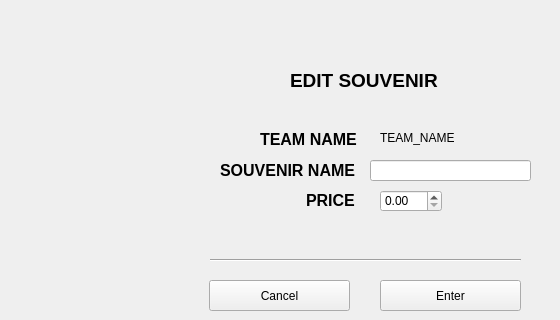
    <widget class="QWidget" name="editPage">
     <widget class="QPushButton" name="enterEditButton">
      <property name="geometry">
       <rect>
        <x>380</x>
        <y>280</y>
        <width>141</width>
        <height>31</height>
       </rect>
      </property>
      <property name="text">
       <string>Enter</string>
      </property>
     </widget>
     <widget class="QPushButton" name="cancelEditButton">
      <property name="geometry">
       <rect>
        <x>209</x>
        <y>280</y>
        <width>141</width>
        <height>31</height>
       </rect>
      </property>
      <property name="text">
       <string>Cancel</string>
      </property>
     </widget>
     <widget class="QLabel" name="priceTitle">
      <property name="geometry">
       <rect>
        <x>306</x>
        <y>190</y>
        <width>61</width>
        <height>21</height>
       </rect>
      </property>
      <property name="text">
       <string>&lt;html&gt;&lt;head/&gt;&lt;body&gt;&lt;p&gt;&lt;span style=&quot; font-size:12pt; font-weight:600;&quot;&gt;PRICE&lt;/span&gt;&lt;/p&gt;&lt;/body&gt;&lt;/html&gt;</string>
      </property>
     </widget>
     <widget class="QLabel" name="souvenirTitle_2">
      <property name="geometry">
       <rect>
        <x>220</x>
        <y>160</y>
        <width>151</width>
        <height>21</height>
       </rect>
      </property>
      <property name="text">
       <string>&lt;html&gt;&lt;head/&gt;&lt;body&gt;&lt;p&gt;&lt;span style=&quot; font-size:12pt; font-weight:600;&quot;&gt;SOUVENIR NAME&lt;/span&gt;&lt;/p&gt;&lt;/body&gt;&lt;/html&gt;</string>
      </property>
     </widget>
     <widget class="Line" name="line">
      <property name="geometry">
       <rect>
        <x>210</x>
        <y>250</y>
        <width>311</width>
        <height>21</height>
       </rect>
      </property>
      <property name="orientation">
       <enum>Qt::Horizontal</enum>
      </property>
     </widget>
     <widget class="QLabel" name="teamNameTitle">
      <property name="geometry">
       <rect>
        <x>260</x>
        <y>130</y>
        <width>111</width>
        <height>20</height>
       </rect>
      </property>
      <property name="text">
       <string>&lt;html&gt;&lt;head/&gt;&lt;body&gt;&lt;p&gt;&lt;span style=&quot; font-size:12pt; font-weight:600;&quot;&gt;TEAM NAME&lt;/span&gt;&lt;/p&gt;&lt;/body&gt;&lt;/html&gt;</string>
      </property>
     </widget>
     <widget class="QLabel" name="updateTeamLabel">
      <property name="geometry">
       <rect>
        <x>380</x>
        <y>130</y>
        <width>171</width>
        <height>16</height>
       </rect>
      </property>
      <property name="text">
       <string>TEAM_NAME</string>
      </property>
     </widget>
     <widget class="QDoubleSpinBox" name="enterPriceSpinBox">
      <property name="geometry">
       <rect>
        <x>380</x>
        <y>190</y>
        <width>62</width>
        <height>22</height>
       </rect>
      </property>
      <property name="maximum">
       <double>1000.000000000000000</double>
      </property>
     </widget>
     <widget class="QLineEdit" name="enterNameBox">
      <property name="geometry">
       <rect>
        <x>370</x>
        <y>160</y>
        <width>161</width>
        <height>21</height>
       </rect>
      </property>
     </widget>
     <widget class="QLabel" name="label_20">
      <property name="geometry">
       <rect>
        <x>290</x>
        <y>60</y>
        <width>221</width>
        <height>41</height>
       </rect>
      </property>
      <property name="text">
       <string>&lt;html&gt;&lt;head/&gt;&lt;body&gt;&lt;p&gt;&lt;span style=&quot; font-size:14pt; font-weight:600;&quot;&gt;EDIT SOUVENIR&lt;/span&gt;&lt;/p&gt;&lt;/body&gt;&lt;/html&gt;</string>
      </property>
     </widget>
    </widget>
